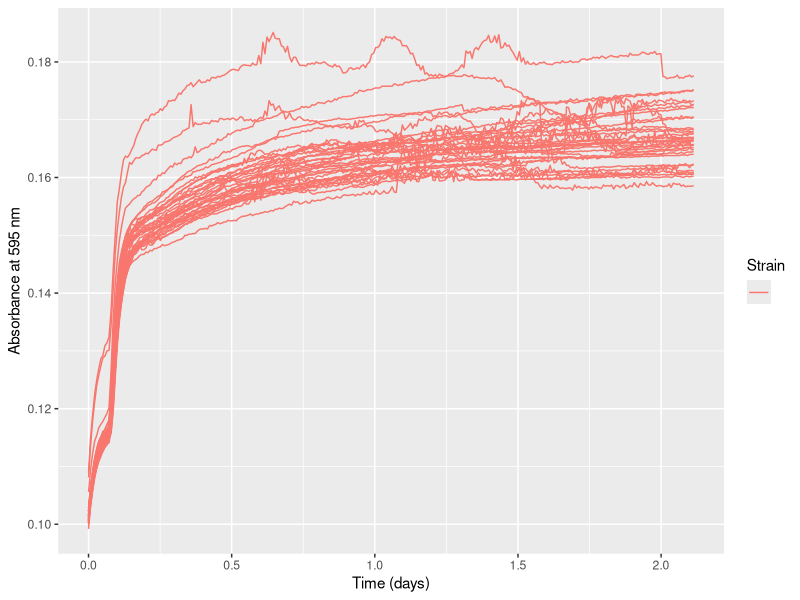
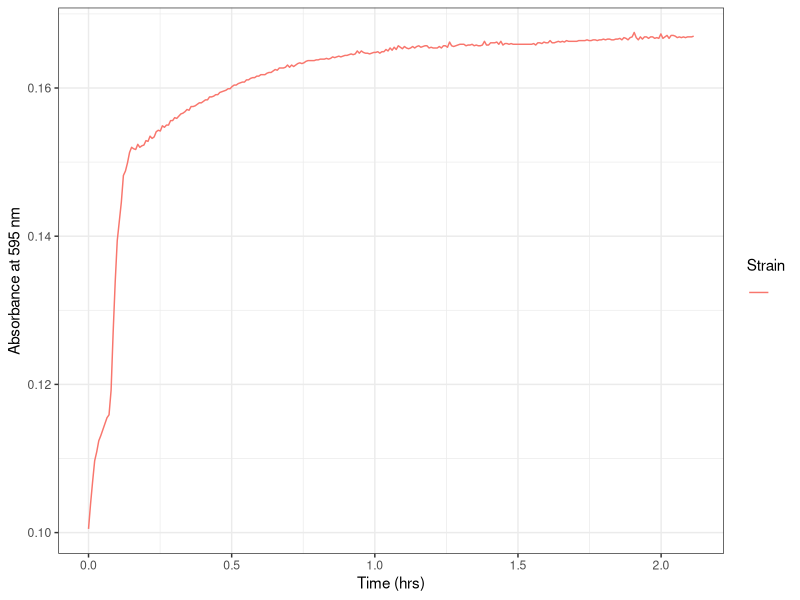
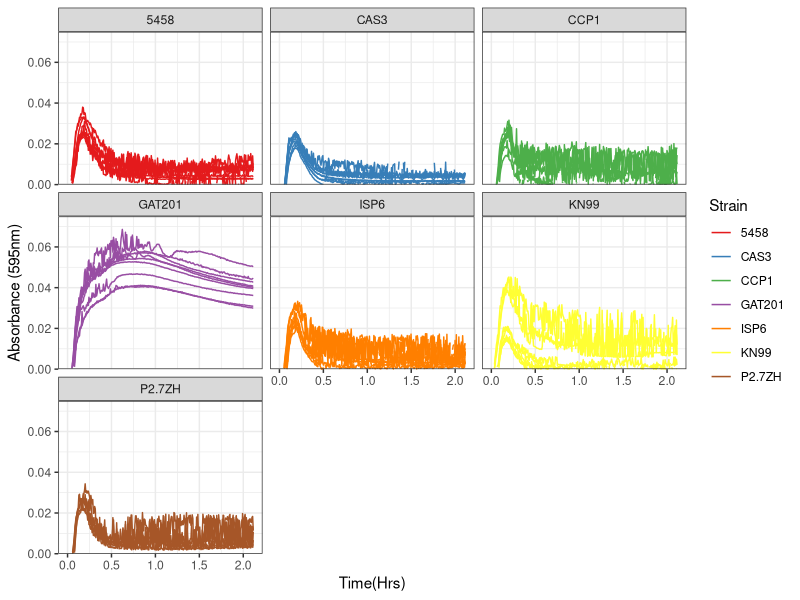

Here is the R script that generated these plots, in order: (Note: this script raises an error after producing the figures.)
## ---- chunk 1
knitr::opts_chunk$set(echo = TRUE)
## ---- chunk 2

library("reshape2")
library(dplyr)
library(ggplot2)
library(tidyverse)
library(rmarkdown)
library(cowplot)
library(yaml)
library(knitr)
## ---- chunk 3

rawdata <- read.csv("../Input/20230329_RPMI_Gat201Targets_Plate5_csv.csv")

## ---- chunk 4

 rawdata_day<-mutate(rawdata, Time = Time/86400)

## ---- chunk 5

reshaped <- melt(rawdata_day, id=c("Time", "Temp"), 
                              variable.name="Well",
                              value.name="OD595")

summary(reshaped)
## ---- chunk 6

platemap <- read.csv("../Input/20230329_RPMI_Gat201Targets_Plate5_setup.csv")
head(platemap, n=50)


## ---- chunk 7

annotated <- inner_join(reshaped, platemap, by="Well")
 
## ---- chunk 8

ggplot(data=filter(annotated,Strain==""),
           aes(x=Time, y=OD595, color=Strain, group = Well)) + 
       geom_line() + 
       labs(x="Time (days)", y="Absorbance at 595 nm")
## ---- chunk 9

ggplot(data=filter(annotated,Well=="B12"), 
       aes(x=Time, y=OD595, color=Strain, group = Well)) + 
       geom_line() + 
     theme_bw()+
     labs(x="Time (hrs)", y="Absorbance at 595 nm")

## ---- chunk 10

blank_OD_summary <- annotated %>%
  filter(Strain=="") %>%
   filter(Well != "A2") %>%
  filter(Well != "A7") %>%
  filter(Well != "A12") %>%
  filter(Well != "H1") %>%
  filter(Well != "H3") %>%
  filter(Well != "H4") %>%
  filter(Well != "H5") %>%
  filter(Well != "H6") %>%
  filter(Well != "H9") %>%
  filter(Well != "H11") %>%
  filter(Well != "B1") %>%
  filter(Well != "D1") %>%
  filter(Well != "F1") %>%
  
    group_by(Media) %>%
  summarise(OD_median=median(OD595),
            OD_mean=mean(OD595),
            OD_max=max(OD595),
            OD_min=min(OD595))
print(blank_OD_summary)
## ---- chunk 11

normalisedOD <- annotated %>%
  left_join(blank_OD_summary, by="Media") %>%
  mutate(OD_corrected = OD595 - OD_median)

## ---- chunk 12

ggplot(data=normalisedOD %>%
                      filter(Strain != ""), 
                      aes(x=Time, y=OD_corrected, color=Strain, group = Well)) + 
       geom_line() + 
       scale_y_continuous(limits=c(0,0.075),expand=c(0,0))+
       facet_wrap(Strain ~ .)+
  
       labs(x = "Time(Hrs)",
            y = "Absorbance (595nm)") +
       theme(text = element_text(size = 20))+
       theme_bw()+
       scale_color_brewer(palette="Set1")
## ---- chunk 13
ggplot(data=normalisedOD %>%
                      filter(Strain == "P2.7ZH (dbl GAT201)"), 
                      aes(x=Time, y=OD_corrected, color=Strain, group = Well)) + 
       geom_line() + 
       scale_y_continuous(limits=c(0,0.15),expand=c(0,0))+
       facet_wrap(Biorep ~ .)
  
       labs(x = "Time(Hrs)",
            y = "Absorbance (595nm)") +
       theme(text = element_text(size = 20))+
       theme_bw()+
       scale_color_brewer(palette="Set1")
## ---- chunk 14

ggplot(data=normalisedOD  %>%
    dplyr::mutate(Strain = factor(Strain, levels = c("KN99 (WT)","GAT201","CAS3","CCP1","ISP6", "P2.7ZH (dbl GAT201)")))%>%
                     filter(Strain != ""), 
                      aes(x=Time, y=OD_corrected, color=Strain)) + 
       #geom_line(aes(group = Well), size = 0.2, alpha = 0.2) + 
       stat_summary(fun = "median", geom = "line", size = 1) +
       #scale_y_continuous(limits=c(0,0.5),expand=c(0,0), breaks = c(0, 0.05, 0.1)) +
  
       labs(x = "Number of Days",
            y = "Absorbance (595nm)",
            title = "GAT201 Targets", subtitle = "Plate 5: RPMI at 37 degrees") +
           
       theme_bw() +
       theme(text = element_text(size = 15))+
       theme(axis.title = element_text(size = 25))+
       theme(axis.title.y=element_blank()) +
       theme(axis.ticks.length = unit(0.3, "cm"))+
       theme(title = element_text(size = 20))+
       theme(panel.grid.minor = element_blank())+
       theme(legend.title = element_text(size = 25))+
      theme(legend.background = element_rect(fill = "transparent", color=NA))+
  theme(legend.key = element_rect(fill = "transparent", color=NA))+
       theme (plot.background =  element_rect(fill = "transparent", color=NA), 
         panel.background = element_rect(fill = "transparent", color=NA),)+
      theme(panel.border = element_rect(linetype = "solid", colour = "black", size = 2))+
   theme(plot.title = element_text(hjust = 0.5), plot.subtitle = element_text(hjust = 0.5) )+
       scale_color_brewer(palette="Set1")
       
## ---- chunk 15

ggsave("../Results/AllSummaryPR5.png",width = 6.6,height=5)
## ---- chunk 16

ggplot(data=normalisedOD  %>%
    dplyr::mutate(Strain = factor(Strain, levels = c("KN99 (WT)","GAT201","CAS3","CCP1","ISP6")))%>%
                     filter(Strain != ""), 
                      aes(x=Time, y=OD_corrected, color=Strain)) + 
       #geom_line(aes(group = Well), size = 0.2, alpha = 0.2) + 
       stat_summary(fun = "median", geom = "line", size = 1) +
       #scale_y_continuous(limits=c(0,0.5),expand=c(0,0), breaks = c(0, 0.05, 0.1)) +
  
       labs(x = "Number of Days",
            y = "Absorbance (595nm)",
            title = "GAT201 Targets", subtitle = "Plate 5: RPMI at 37 degrees") +
           
       theme_bw() +
       theme(text = element_text(size = 15))+
       theme(axis.title = element_text(size = 25))+
       
       theme(axis.ticks.length = unit(0.3, "cm"))+
       theme(title = element_text(size = 20))+
       theme(panel.grid.minor = element_blank())+
       theme(legend.title = element_text(size = 25))+
      theme(legend.background = element_rect(fill = "transparent", color=NA))+
  theme(legend.key = element_rect(fill = "transparent", color=NA))+
       theme (plot.background =  element_rect(fill = "transparent", color=NA), 
         panel.background = element_rect(fill = "transparent", color=NA),)+
      theme(panel.border = element_rect(linetype = "solid", colour = "black", size = 2))+
   theme(plot.title = element_text(hjust = 0.5), plot.subtitle = element_text(hjust = 0.5) )+
       scale_color_brewer(palette="Set1")
       
## ---- chunk 17

ggsave("../Results/AllSummaryPR5nodblGAT201.png",width = 6.6,height=5)
## ---- chunk 18

ggplot(data=normalisedOD %>%
                     filter(Strain != ""), 
                      aes(x=Time, y=OD_corrected, color=Strain)) + 
       geom_line(aes(group = Well), size = 0.2, alpha = 0.2) + 
       stat_summary(fun = "median", geom = "line", size = 1) +
       #scale_y_continuous(limits=c(0,0.5),expand=c(0,0), breaks = c(0, 0.05, 0.1)) +
   
       labs(x = "Number of Days",
            y = "Absorbance (595nm)",
            title = "GAT201 Targets", subtitle = "Plate 5: RPMI at 37 degrees") +
 
       theme_bw() +
       theme(text = element_text(size = 15))+
       theme(axis.title = element_text(size = 20)) +
  theme(axis.ticks.length = unit(0.3, "cm"))+
       theme(title = element_text(size = 20))+
    
       theme(legend.title = element_text(size = 15))+
  theme(panel.grid.minor = element_blank())+
   theme(plot.title = element_text(hjust = 0.5), plot.subtitle = element_text(hjust = 0.5) )+
  
       scale_color_brewer(palette="Set1")
## ---- chunk 19

ggsave("../Results/AllStatSummaryPlate5.png",width = 6.6,height=5)
